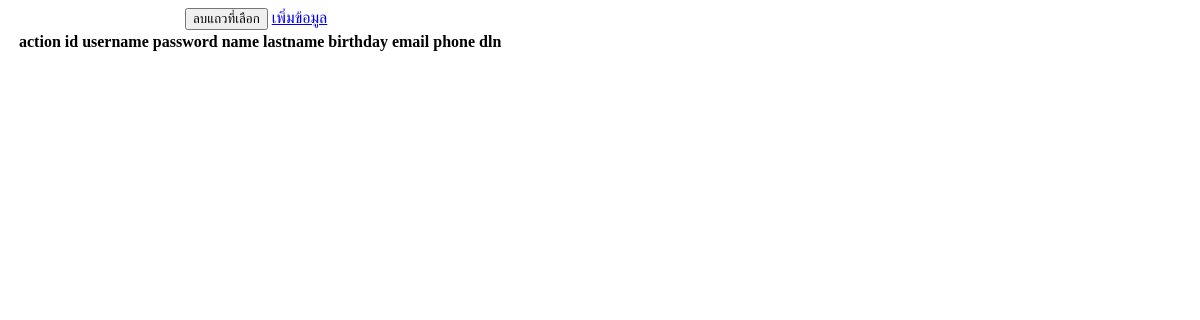
The app's page /beta/systemmange/index.php, older data.
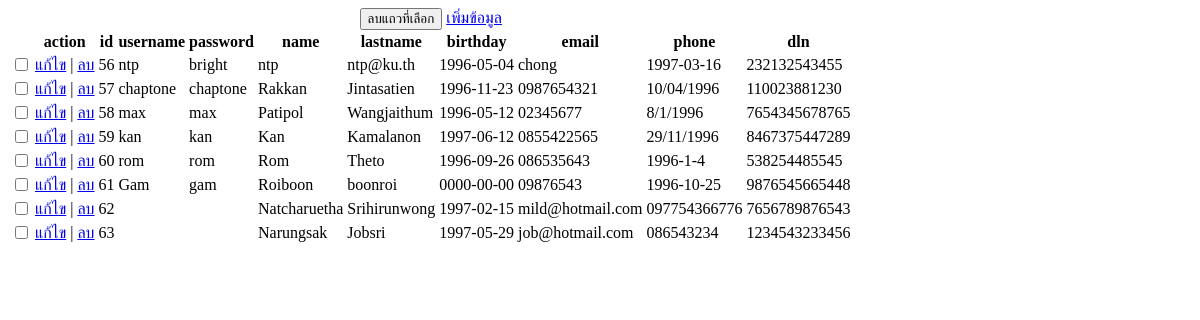
The same page, newer data.
### tables this page shows
CREATE TABLE `customer` (
  `id` int(11) UNSIGNED NOT NULL,
  `username` varchar(255) NOT NULL,
  `password` varchar(255) NOT NULL,
  `name` varchar(255) NOT NULL,
  `lastname` varchar(255) NOT NULL,
  `birthday` date NOT NULL,
  `email` varchar(255) NOT NULL,
  `phone` varchar(255) NOT NULL,
  `dln` varchar(255) NOT NULL
);

### beta/systemmange/index.php (the view, shortened to what this page needs)
<!doctype html>
<html>
<body>
<?php
$link = @mysqli_connect("localhost", "root", "", "Car_Rental_System")
 			or die(mysqli_connect_error()."</body></html>");
$sql = "SELECT * FROM customer";
$result = mysqli_query($link, $sql);
echo '<form method="post">';
echo "<table>";
echo '<caption>
 			<button>ลบแถวที่เลือก</button>
 			<a href="form.php?action=insert">เพิ่มข้อมูล</a></caption>';
echo "<tr>";
$num_fields = mysqli_num_fields($result);
echo "<th>&nbsp;</th>";
echo "<th>action</th>";
for($i = 0; $i < $num_fields; $i++) {
	$f = mysqli_fetch_field_direct($result, $i);
	echo "<th>".$f->name."</th>";
}
echo "</tr>";
while($data = mysqli_fetch_array($result)) {
	echo  "<tr>";
	echo '<td><input type="checkbox" name="id[]" value="'.$data['id'].'"></td>';
	echo "<td>
				<a href=\"form.php?action=update&id={$data['id']}\">แก้ไข</a> |
				<a href=\"form.php?action=delete&id={$data['id']}\">ลบ</a>
			</td>";
	for($i = 0; $i < $num_fields; $i++) {
		echo "<td>".$data[$i]."</td>";
	}
	echo "</tr>";
}
echo "</table>";
echo "</form>";
?>
</body>
</html>

Row changes from the older to the newer data that the page shows:
added customer: id "56", username "ntp", password "bright", name "ntp", lastname "ntp@ku.th", birthday "1996-05-04", email "chong", phone "1997-03-16", dln "232132543455"
added customer: id "57", username "chaptone", password "chaptone", name "Rakkan", lastname "Jintasatien", birthday "1996-11-23", email "0987654321", phone "10/04/1996", dln "110023881230"
added customer: id "58", username "max", password "max", name "Patipol", lastname "Wangjaithum", birthday "1996-05-12", email "02345677", phone "8/1/1996", dln "7654345678765"
added customer: id "59", username "kan", password "kan", name "Kan", lastname "Kamalanon", birthday "1997-06-12", email "0855422565", phone "29/11/1996", dln "8467375447289"
added customer: id "60", username "rom", password "rom", name "Rom", lastname "Theto", birthday "1996-09-26", email "086535643", phone "1996-1-4", dln "538254485545"
added customer: id "61", username "Gam", password "gam", name "Roiboon", lastname "boonroi", birthday "0000-00-00", email "09876543", phone "1996-10-25", dln "9876545665448"
added customer: id "62", name "Natcharuetha", lastname "Srihirunwong", birthday "1997-02-15", email "mild@hotmail.com", phone "097754366776", dln "7656789876543"
added customer: id "63", name "Narungsak", lastname "Jobsri", birthday "1997-05-29", email "job@hotmail.com", phone "086543234", dln "1234543233456"
